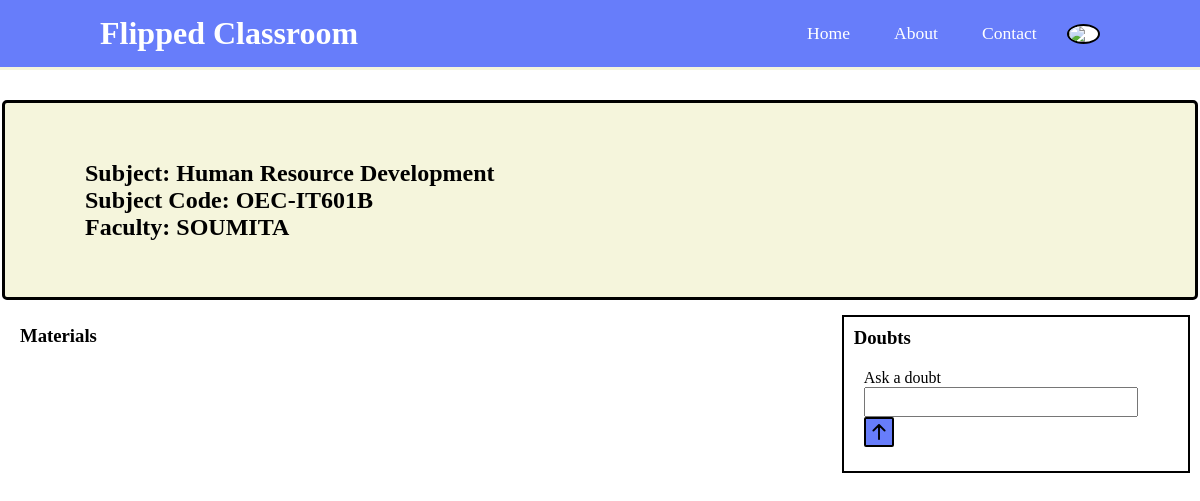
Before: /subjectS.php?Subject_Name=Human Resource Development with the older database file.
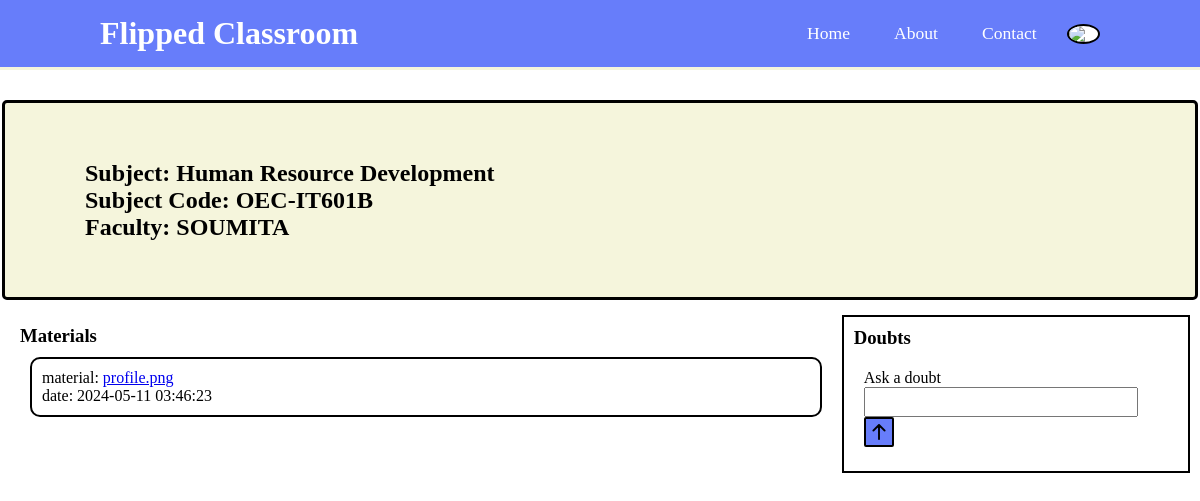
After: the same page with the newer database file.
### tables this page shows
CREATE TABLE `subjects` (
  `s_name` varchar(40) NOT NULL,
  `s_id` varchar(10) NOT NULL
);

CREATE TABLE `materials` (
  `sub_uid` varchar(20) NOT NULL,
  `material_name` varchar(200) NOT NULL,
  `material_size` int(20) NOT NULL,
  `material_type` varchar(100) NOT NULL,
  `material_path` varchar(100) NOT NULL,
  `upload_date` timestamp NOT NULL DEFAULT current_timestamp()
);

### subjectS.php (the view, shortened to what this page needs)
<!DOCTYPE html>
<html lang="en">
<head>
    <link rel="stylesheet" href="subjectStyle.css">
</head>
<?php
include 'partials/_dbconnect.php';
$sub_name = $_GET['Subject_Name'];
$query = "SELECT lt.t_name as Teacher_Name, s.s_name as Subject_Name, s.s_id as Subject_ID,
              ls.s_name as Student_Name, ls.s_uid as Student_UID, lt.t_uid as Teacher_UID
              FROM login_teacher AS lt
              JOIN teacher AS t ON lt.t_uid = t.t_uid
              JOIN subjects AS s ON t.sub_uid = s.s_id
              JOIN student AS ss ON t.sub_uid = ss.sub_uid
              JOIN login_student AS ls ON ss.student_id = ls.s_uid
              WHERE s.s_name = '$sub_name'
              ORDER BY ls.s_name
              limit  1";
$query1 = "SELECT * FROM materials
                JOIN subjects
                WHERE sub_uid=s_id and s_name like '$sub_name'
                order by upload_date";
$result1 = mysqli_query($conn, $query1);
$result = mysqli_query($conn, $query);
$row1 = mysqli_fetch_all($result1, MYSQLI_ASSOC);
$row = mysqli_fetch_all($result, MYSQLI_ASSOC);
?>
<body>
    <header>
        <h2>Flipped Classroom</h2>
        <nav class="navigation">
            <ul>
                <li><a href="index.php">Home</a></li>
                <li><a href="/">About</a></li>
                <li><a href="/">Contact</a></li>
            </ul>
            <img src="profile.png" class="user-pic" onclick="toggleMenu()">
        </nav>
    </header>
    <section class="welcome">
        <?php foreach ($row as $details): ?>
            <h1 class="h-primary">Subject: <?php echo htmlspecialchars($details['Subject_Name']); ?></h1>
            <h1>Subject Code: <?php echo htmlspecialchars($details['Subject_ID']); ?></h1>
            <h1>Faculty: <?php echo htmlspecialchars($details['Teacher_Name']); ?></h1>
        <?php endforeach; ?>
    </section>
    <section class="main">
        <div class="materials">
            <h3>Materials</h3>
            <?php foreach ($row1 as $material): ?>
                <div class="box">
                    <ul>
                        <li>material: <a
                                href="download.php?FileNo=<?php echo $material['material_name']; ?>"><?php echo htmlspecialchars($material['material_name']); ?></a>
                        </li>
                        <li>date: <?php echo htmlspecialchars($material['upload_date']); ?></li>
                    </ul>
                </div>
            <?php endforeach; ?>
        </div>
        <div class="doubt">
            <h3>Doubts</h3>
            <form action="/">
                <label for="doubt">Ask a doubt</label>
                <br class="line">
                <input type="text" id="doubt" name="doubt">
                <img src="up-arrow.png" alt="">
            </form>
        </div>
    </section>
</body>
</html>

### subjectStyle.css (style rules this page uses)
* { margin: 0px; padding: 0px; box-sizing: border-box; font-family: 'Lugrasimo', cursive; }
header { position: fixed; top: 0px; left: 0px; width: 100%; padding: 15px 100px; background-color: rgb(103, 125, 250); display: flex; justify-content: space-between; align-items: center; z-index: 99; border-bottom: 3px solid beige; }
h2 { font-size: 2em; color: #fff; user-select: none; }
.navigation { display: flex; align-items: center; justify-content: space-between; position: relative; }
.navigation ul { width: 100%; text-align: right; }
.navigation ul li { display: inline-block; list-style: none; }
.navigation ul li a { position: relative; font-size: 1.1em; color: #fff; text-decoration: none; font-weight: 500; margin-left: 40px; }
.user-pic { width: 40px; border: 2px solid black; border-radius: 50%; cursor: pointer; margin-left: 30px; background-color: white; }
.navigation a::after { content: ''; position: absolute; left: 0; bottom: -8px; width: 100%; height: 3px; background: #fff; border-radius: 5px; transform: scaleX(0); transition: transform .5s; }
.welcome { display: flex; flex-direction: column; padding: 5px 80px 5px 80px; margin-left: 2px; margin-right: 2px; height: 200px; justify-content: center; align-items: flex-start; background-color: beige; color: black; border: 3px solid black; border-radius: 5px; margin-top: 100px; margin-bottom: 5px; overflow: auto; }
.main { display: flex; justify-content: space-between; max-height: 1000px; }
.materials { width: 70%; margin: 10px 10px; padding: 10px 10px; height: 100%; }
.materials h3 { color: black; }
.box { display: flex; flex-direction: row; width: 100%; border: 2px solid black; border-radius: 10px; margin: 10px 10px; padding: 10px 10px; }
.box ul li { list-style: none; text-decoration: none; }
.doubt { width: 30%; border: 2px solid black; margin: 10px 10px; padding: 10px 10px; height: 100%; }
.doubt form { margin-top: 10px; padding: 10px; }
.doubt form input { width: 90%; height: 30px; }
.doubt form img { height: 30px; width: 30px; border: 2px solid black; border-radius: 2px; top: 10%; padding: 5px; background-color: rgb(103, 125, 250); }

Changed rows visible on the page:
added materials: material_name "profile.png", upload_date "2024-05-11 03:46:23"
